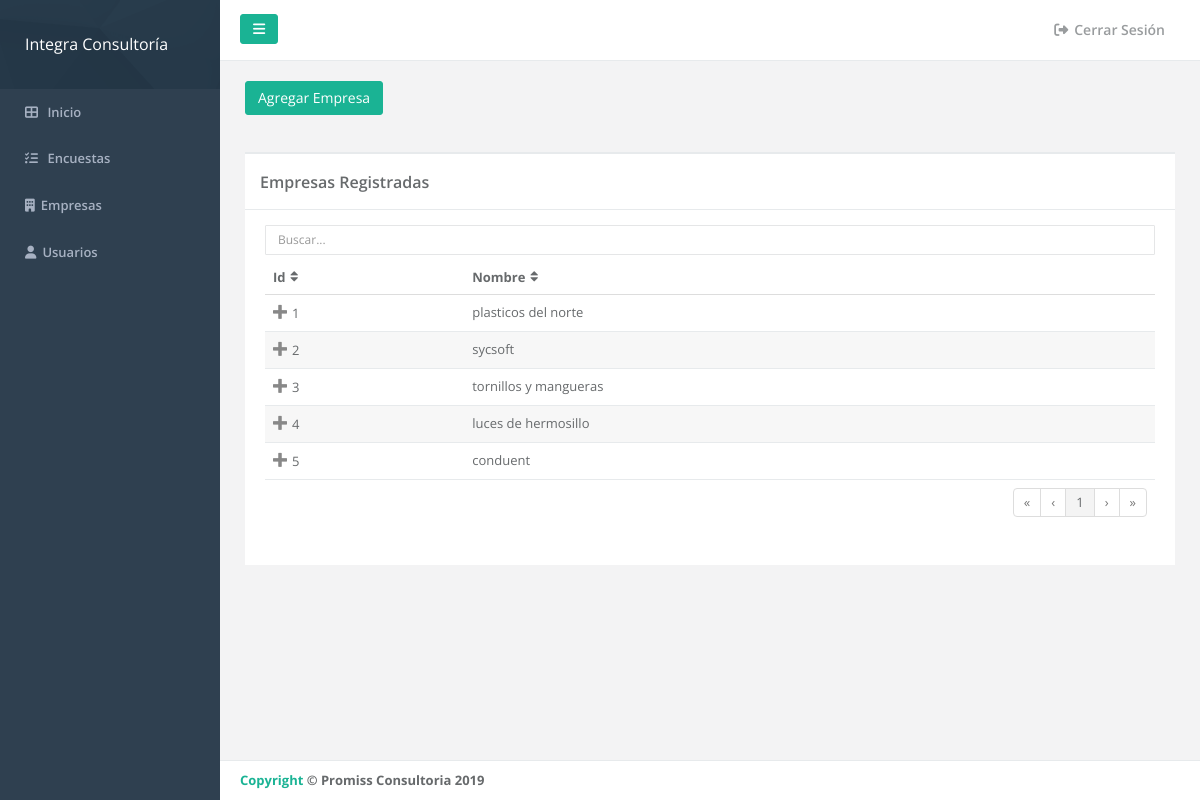
The app's page /empresas.php, older data.
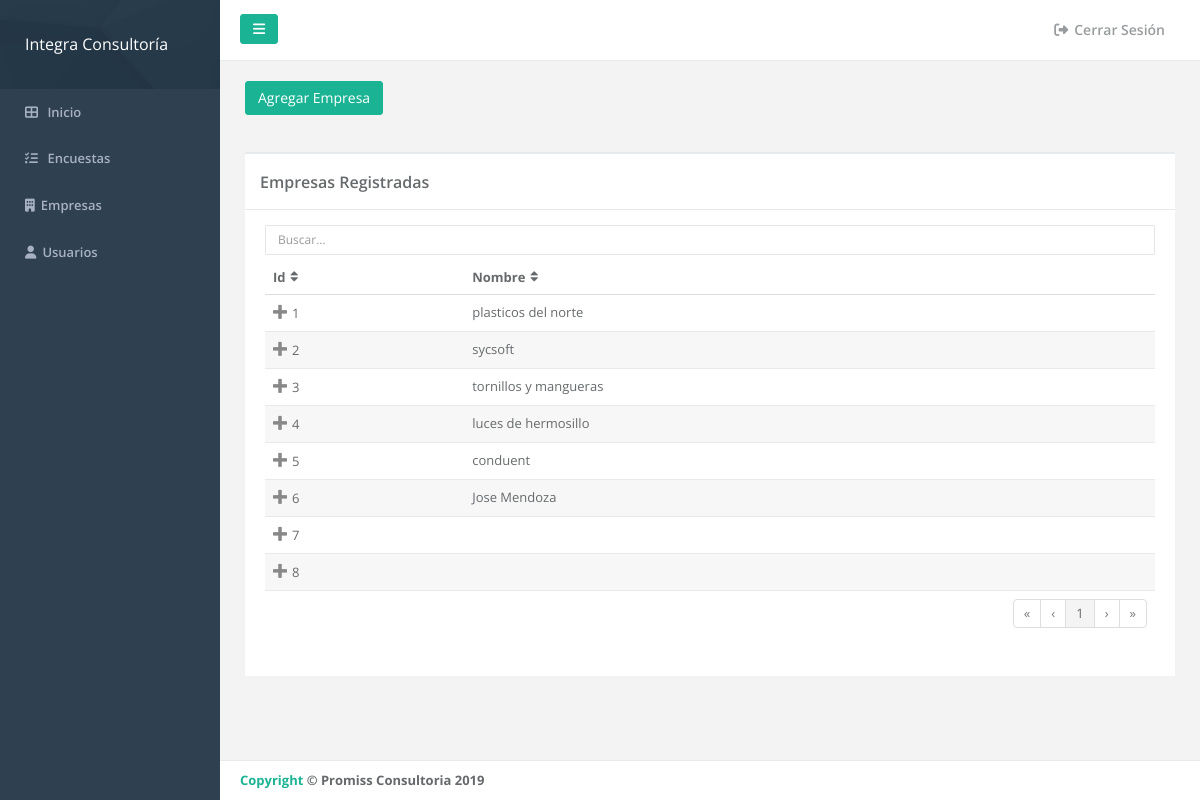
The same page, newer data.
### tables this page shows
CREATE TABLE `empresas` (
  `id_Empresa` int(11) NOT NULL,
  `Nombre` varchar(100) DEFAULT NULL,
  `Empleados` int(10) DEFAULT NULL,
  `Giro` varchar(100) NOT NULL
);

### ContEmpresa.php (the view, shortened to what this page needs)
<?php
require('conec.php');
$rs = mysqli_query($con, "SELECT * FROM Empresas");
                       while($row = mysqli_fetch_array($rs)){
                          echo "<tr id='delete".$row['id_Empresa']."'>";
                          echo "<td>" . $row['id_Empresa'] .  "</td>";
                          echo "<td>" . $row['Nombre'] .  "</td>";
                          echo "</tr>";
                      }
 ?>

### empresas.php (shortened to what this page needs)
<!DOCTYPE html>
<html>
<head>
    <link href="css/bootstrap.min.css" rel="stylesheet">
    <link href="font-awesome/css/font-awesome.css" rel="stylesheet">
    <link href="css/plugins/footable/footable.core.css" rel="stylesheet">
    <link href="css/animate.css" rel="stylesheet">
    <link href="css/style.css" rel="stylesheet">
    <link href="css/plugins/select2/select2.min.css" rel="stylesheet">
</head>
<body>
<div id="wrapper">
<div id="page-wrapper" class="gray-bg">
<div class="wrapper wrapper-content">
<div class="row">
     <div class="col-md-3">
     <button type="button" class="btn btn-primary" data-toggle="modal" data-target="#myModal4">Agregar Empresa</button>
</div>
     </div>
<br>
<br>
<div class="row">
                <div class="col-lg-12">
                    <div class="ibox float-e-margins">
                        <div class="ibox-title">
                            <h3>Empresas Registradas</h3>
                        </div>
                        <div class="ibox-content">
                        <input type="text" class="form-control input-sm m-b-xs" id="filter"
                                   placeholder="Buscar...">
                            <table class="footable table table-stripped responsive" data-page-size="15" data-filter=#filter>
                                <thead>
                                <tr>
                                    <th>Id</th>
                                    <th>Nombre</th>
                                </tr>
                                </thead>
                                <tbody>
                                <?php
                                require('ContEmpresa.php');
                                 ?>
                                </tbody>
                                <tfoot>
                                <tr>
                                    <td colspan="5">
                                        <ul class="pagination pull-right"></ul>
                                    </td>
                                </tr>
                                </tfoot>
                            </table>
                        </div>
                    </div>
                </div>
            </div>
</div>
</div>
</div>
</body>
</html>

Row changes from the older to the newer data that the page shows:
added empresas: id_Empresa "6", Nombre "Jose Mendoza"
added empresas: id_Empresa "7"
added empresas: id_Empresa "8"
